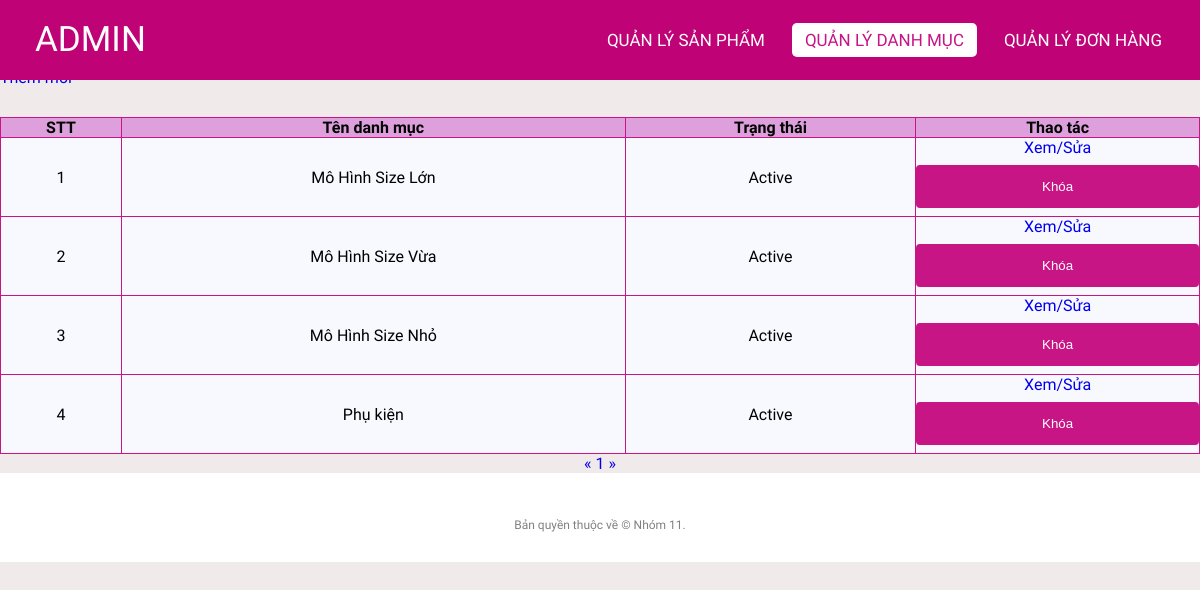
The app's page /admin/categoriesList.php (signed in) with its own data.
### tables this page shows
CREATE TABLE `categories` (
  `id` int(11) NOT NULL,
  `name` varchar(255) NOT NULL,
  `status` tinyint(4) NOT NULL DEFAULT 1
);

### lib/database.php (called while the page is built, shortened)
<?php
class Database extends PDO
{
  public $host   = DB_HOST;
  public $user   = DB_USER;
  public $pass   = DB_PASS;
  public $dbname = DB_NAME;
  public $link;
  private function connectDB()
  {
    $this->link = new mysqli(
      $this->host,
      $this->user,
      $this->pass,
      $this->dbname
    );
  }
  public function select($query)
  {
    $result = $this->link->query($query);
    if ($result->num_rows > 0) {
      return $result;
    } else {
      return false;
    }
  }
}

### classes/categories.php (called while the page is built, shortened)
<?php
$filepath = realpath(dirname(__FILE__));
include_once($filepath . '/../lib/database.php');
?>
<?php
class categories
{
    private $db;
    public function __construct()
    {
        $this->db = new Database();
    }
    public function getAllAdmin($page = 1, $total = 8)
    {
        $tmp = ($page - 1) * $total;
        $query = "SELECT * FROM categories limit $tmp,$total";
        $result = $this->db->select($query);
        return $result;
    }
    public function getCountPaging($row = 8)
    {
        $query = "SELECT COUNT(*) FROM categories";
        $mysqli_result = $this->db->select($query);
        if ($mysqli_result) {
            $totalrow = intval((mysqli_fetch_all($mysqli_result, MYSQLI_ASSOC)[0])['COUNT(*)']);
            $result = ceil($totalrow / $row);
            return $result;
        }
        return false;
    }
}
?>

### admin/categoriesList.php (the view, shortened to what this page needs)
<?php
include '../classes/categories.php';
$categories = new categories();
$list = $categories->getAllAdmin((isset($_GET['page']) ? $_GET['page'] : 1));
$pageCount = $categories->getCountPaging();
?>
<!DOCTYPE html>
<html lang="en">
<head>
    <link rel="stylesheet" href="css/style.css">
    <link rel="stylesheet" href="https://cdnjs.cloudflare.com/ajax/libs/font-awesome/5.15.4/css/all.min.css">
</head>
<body>
    <nav>
        <label class="logo">ADMIN</label>
        <ul>
            <li><a href="productlist.php" >Quản lý Sản phẩm</a></li>
            <li><a href="categoriesList.php" class="active">Quản lý danh mục</a></li>
            <li><a href="orderlist.php" id="order">Quản lý Đơn hàng</a></li>
        </ul>
    </nav>
    <div class="title">
        <h1>Danh sách danh mục</h1>
    </div>
    <div class="addNew">
        <a href="add_category.php">Thêm mới</a>
    </div>
    <div class="container">
        <?php $count = 1;
        if ($list) { ?>
            <table class="list">
                <tr>
                    <th>STT</th>
                    <th>Tên danh mục</th>
                    <th>Trạng thái</th>
                    <th>Thao tác</th>
                </tr>
                <?php foreach ($list as $key => $value) { ?>
                    <tr>
                        <td><?= $count++ ?></td>
                        <td><?= $value['name'] ?></td>
                        <td><?= ($value['status']) ? "Active" : "Block" ?></td>
                        <td>
                            <a href="edit_category.php?id=<?= $value['id'] ?>">Xem/Sửa</a>
                            <?php
                            if ($value['status']) { ?>
                                <form action="categoriesList.php" method="post">
                                    <input type="submit" value="Khóa" name="block">
                                </form>
                            <?php } ?>
                        </td>
                    </tr>
                <?php } ?>
            </table>
        <?php } else { ?>
            <h3>Chưa có danh mục nào...</h3>
        <?php } ?>
        <div class="pagination">
            <a href="categoriesList.php?page=<?= (isset($_GET['page'])) ? (($_GET['page'] <= 1) ? 1 : $_GET['page'] - 1) : 1 ?>">&laquo;</a>
            <?php
            for ($i = 1; $i <= $pageCount; $i++) {
                if (isset($_GET['page'])) {
                    if ($i == $_GET['page']) { ?>
                        <a class="active" href="categoriesList.php?page=<?= $i ?>"><?= $i ?></a>
                    <?php } else { ?>
                        <a href="categoriesList.php?page=<?= $i ?>"><?= $i ?></a>
                    <?php  }
                } else { ?>
                    <a href="categoriesList.php?page=<?= $i ?>"><?= $i ?></a>
                <?php  } ?>
            <?php }
            ?>
            <a href="categoriesList.php?page=<?= (isset($_GET['page'])) ? $_GET['page'] + 1 : 2 ?>">&raquo;</a>
        </div>
    </div>
    <footer>
        <p class="copyright">Bản quyền thuộc về © Nhóm 11.</p>
    </footer>
</body>
</html>

### admin/css/style.css (style rules this page uses)
* { padding: 0; margin: 0; text-decoration: none; list-style: none; box-sizing: border-box; }
body { font-family: Mitr; background: rgb(240, 234, 234); }
nav { top: 0; position: fixed; background: #c00277; height: 80px; width: 100%; }
label.logo { color: white; font-size: 35px; line-height: 80px; padding: 0 35px; }
nav ul { float: right; margin-right: 20px; }
nav ul li { display: inline-block; line-height: 80px; margin: 0 5px; }
nav ul li a { color: white; font-size: 17px; padding: 7px 13px; border-radius: 3px; text-transform: uppercase; border-radius: 5px; transition: 0.5s; }
.active, a:hover { background-color: white; color: mediumvioletred; }
.container { margin-top: 30px; height: auto; }
.addNew { margin-top: 30px; }
.title { background-color: white; }
footer { padding: 30px 0; background-color:white; }
footer .copyright { margin-top: 15px; text-align: center; font-size: 12px; color: gray; }
.list { width: 100%; background-color: ghostwhite; padding: 10px; border-collapse: collapse; }
th { background-color: plum; border: 1px solid mediumvioletred; }
td { border: 1px solid mediumvioletred; text-align: center; }
input[type=submit] { width: 100%; background-color: mediumvioletred; color: white; padding: 14px 20px; margin: 8px 0; border: none; border-radius: 4px; cursor: pointer; }
.pagination { text-align: center; }

### records on screen
categories: name "Mô Hình Size Lớn", status "Active"
categories: name "Mô Hình Size Vừa", status "Active"
categories: name "Mô Hình Size Nhỏ", status "Active"
categories: name "Phụ kiện", status "Active"
